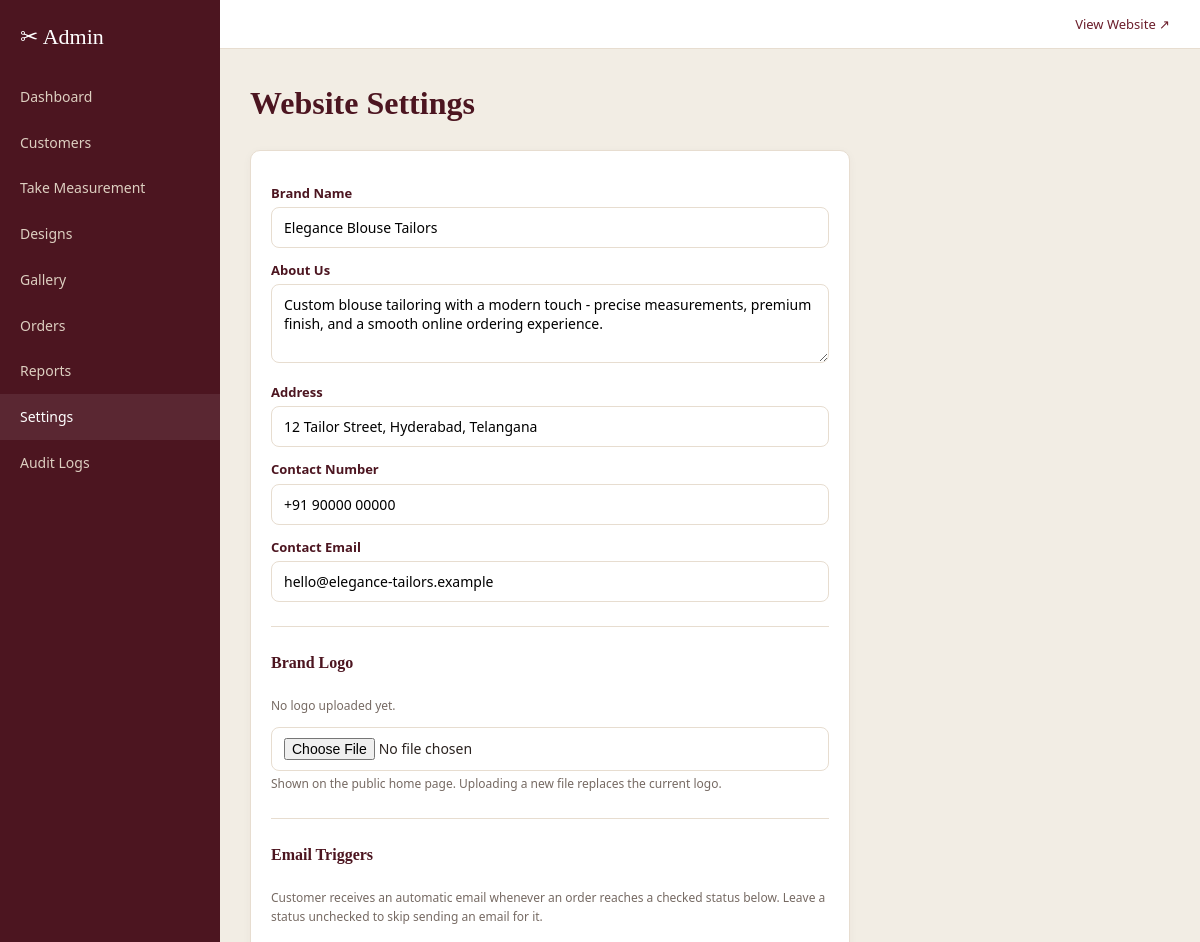
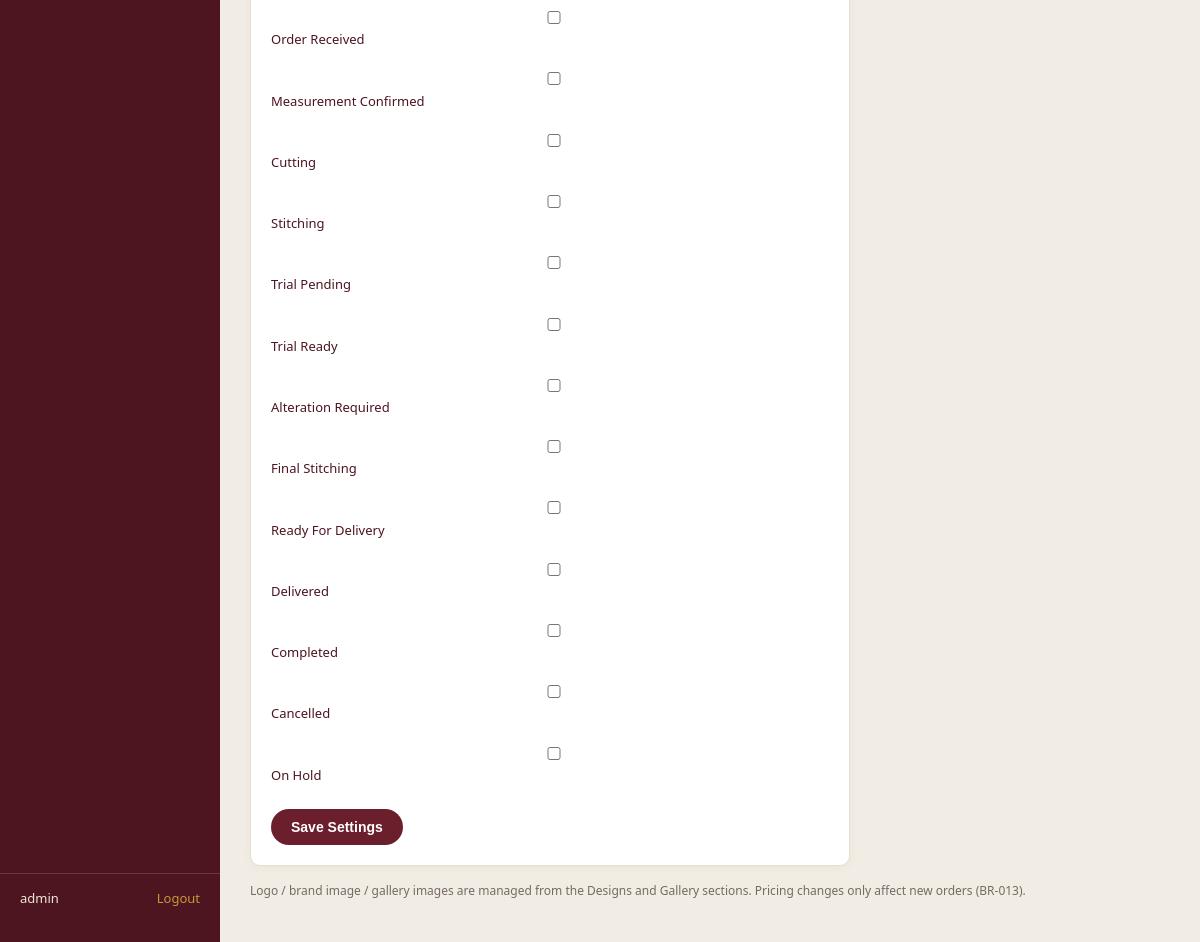
Page /admin/settings (signed in) on the committed database (2 pictures, top to bottom).
### tables this page shows
CREATE TABLE website_settings (
    setting_key     TEXT PRIMARY KEY,
    setting_value   TEXT
);

### app/admin.py (the view, shortened to what this page needs)
@bp.route("/settings", methods=["GET", "POST"])
@admin_login_required
def settings():
    rows = db.query("SELECT setting_key, setting_value FROM website_settings")
    settings_map = {r["setting_key"]: r["setting_value"] for r in rows}
    enabled_statuses = {
        s.strip() for s in (settings_map.get("email_trigger_statuses") or "").split(",") if s.strip()
    }
    return render_template("admin/settings.html", settings=settings_map,
                            all_statuses=ALL_ORDER_STATUSES, enabled_statuses=enabled_statuses)

### app/db.py (called while the page is built)
def _connect_sqlite():
    path = current_app.config["SQLITE_PATH"]
    Path(path).parent.mkdir(parents=True, exist_ok=True)
    conn = sqlite3.connect(path)
    conn.row_factory = sqlite3.Row
    conn.execute("PRAGMA foreign_keys = ON")
    return conn

def get_db():
    if "db" not in g:
        engine = current_app.config["DB_ENGINE"]
        g.db = _connect_sqlite() if engine == "sqlite" else _connect_mssql()
        g.db_engine = engine
    return g.db

def _rows_to_dicts(cur, rows):
    columns = [col[0] for col in cur.description]
    return [dict(zip(columns, row)) for row in rows]

def query(sql, params=(), one=False):
    conn = get_db()
    cur = conn.cursor()
    cur.execute(sql, params)
    raw_rows = cur.fetchall()
    rows = _rows_to_dicts(cur, raw_rows)
    cur.close()
    if one:
        return rows[0] if rows else None
    return rows

### app/utils.py (called while the page is built)
def admin_login_required(view):
    @wraps(view)
    def wrapped(*args, **kwargs):
        if not session.get("admin_id"):
            flash("Please login as admin to continue.", "warning")
            return redirect(url_for("auth.admin_login", next=request.path))
        return view(*args, **kwargs)
    return wrapped

### templates/admin/settings.html
{% extends "admin/base.html" %}
{% block content %}
<h1>Website Settings</h1>
<form method="post" class="card" style="max-width:600px;" enctype="multipart/form-data">
  <label>Brand Name</label>
  <input type="text" name="brand_name" value="{{ settings.brand_name or '' }}">
  <label>About Us</label>
  <textarea name="about_us" rows="3">{{ settings.about_us or '' }}</textarea>
  <label>Address</label>
  <input type="text" name="address" value="{{ settings.address or '' }}">
  <label>Contact Number</label>
  <input type="text" name="contact_number" value="{{ settings.contact_number or '' }}">
  <label>Contact Email</label>
  <input type="email" name="contact_email" value="{{ settings.contact_email or '' }}">
  <hr class="sep">
  <h4 class="mt-0">Brand Logo</h4>
  {% if settings.logo_path %}
    <img src="{{ url_for('media', filename=settings.logo_path) }}" alt="Current logo"
         style="max-height:80px;display:block;margin-bottom:8px;">
  {% else %}
    <p class="help-text">No logo uploaded yet.</p>
  {% endif %}
  <input type="file" name="logo" accept=".jpg,.jpeg,.png,.webp">
  <p class="help-text">Shown on the public home page. Uploading a new file replaces the current logo.</p>
  <hr class="sep">
  <h4 class="mt-0">Email Triggers</h4>
  <p class="help-text">Customer receives an automatic email whenever an order reaches a checked
    status below. Leave a status unchecked to skip sending an email for it.</p>
  <div style="display:flex;flex-direction:column;gap:4px;margin-bottom:12px;">
  {% for s in all_statuses %}
    <label style="font-weight:normal;">
      <input type="checkbox" name="email_trigger_statuses" value="{{ s }}"
             {{ 'checked' if s in enabled_statuses }}>
      {{ s.replace('_',' ').title() }}
    </label>
  {% endfor %}
  </div>
  <div class="form-actions"><button class="btn" type="submit">Save Settings</button></div>
</form>
<p class="help-text" style="margin-top:16px;">Logo / brand image / gallery images are managed from the
  Designs and Gallery sections. Pricing changes only affect new orders (BR-013).</p>
{% endblock %}

### static/css/style.css (style rules this page uses)
:root { --maroon: #6b1e2b; --maroon-dark: #4c1520; --gold: #c8983b; --cream: #faf6f0; --ink: #2b2320; --muted: #766a63; --border: #e7ddd0; --success: #2e7d4f; --danger: #b33a3a; --warning: #a8711f; --info: #2f6a8f; --radius: 10px; }
* { box-sizing: border-box; }
body { margin: 0; font-family: "Segoe UI", "Helvetica Neue", Arial, sans-serif; color: var(--ink); background: var(--cream); line-height: 1.55; }
h1, h2, h3, h4 { font-family: Georgia, "Times New Roman", serif; color: var(--maroon-dark); margin-top: 0; }
p { color: var(--ink); }
.card { background: #fff; border: 1px solid var(--border); border-radius: var(--radius); padding: 20px; box-shadow: 0 2px 10px rgba(75,40,20,0.04); }
.btn { display: inline-block; padding: 10px 20px; border-radius: 24px; border: none; background: var(--maroon); color: #fff; cursor: pointer; font-size: 14px; font-weight: 600; }
label { display: block; font-size: 13px; font-weight: 600; margin: 12px 0 4px; color: var(--maroon-dark); }
input, select, textarea { width: 100%; padding: 10px 12px; border: 1px solid var(--border); border-radius: 8px; font-size: 14px; font-family: inherit; background: #fff; }
textarea { resize: vertical; }
.form-actions { margin-top: 20px; }
.help-text { color: var(--muted); font-size: 12px; margin-top: 4px; }
.admin-body { background: #f2ede4; }
.mt-0 { margin-top: 0; }
hr.sep { border: none; border-top: 1px solid var(--border); margin: 24px 0; }

### rows in the picture
website_settings: brand_name "Elegance Blouse Tailors"
website_settings: about_us "Custom blouse tailoring with a modern touch - precise measurements, premium finish, and a smooth online ordering experience."
website_settings: address "12 Tailor Street, Hyderabad, Telangana"
website_settings: contact_number "+91 90000 00000"
website_settings: contact_email "hello@elegance-tailors.example"

### other values in the picture
{{ session.get('admin_username','') }} "admin"
{{ s.replace('_',' ').title() }} "Order Received" "Measurement Confirmed" "Cutting" "Stitching" "Trial Pending" "Trial Ready" "Alteration Required" "Final Stitching" "Ready For Delivery" "Delivered" "Completed" "Cancelled" "On Hold"
